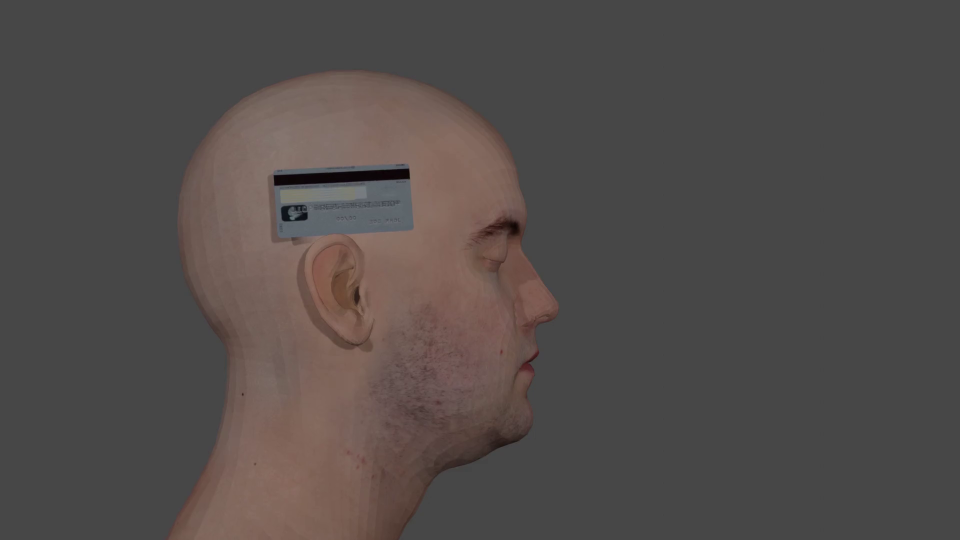
#> input picture frame 25 of src/Video_Tests/A_Tilt_Side_to_Side.mp4, 1920 x 1080 px, given in place of Self.mp4, which was not available (shown at 1/2 size)
$ python main.py
#> lines starting #> are read from the running program, lines starting #| are printed output that depends on the picture
### src/key_frame_extraction.py
import cv2
import numpy as np

# Function splits incoming mp4 and returns
def split_frames(cap_origin_path, clockwise = False):


    # Assigning video from file to variable cap
#> called with cap_origin_path = 'Video_Tests/Self.mp4', clockwise = False
    cap = cv2.VideoCapture(cap_origin_path)

    images = []

    # CAP_PROP_POS_FRAMES = 1
    pos_frame = cap.get(1)

    while True:
        # (Retval, image) | Grabs, decodes, and returns for next frame
        retrieved, frame = cap.read()
#> frame is the input picture: shape (1080, 1920, 3); mean B, G, R 74.7, 76.7, 82.5
        if retrieved:

            height, width, _ = frame.shape
#> height = 1080; width = 1920
            if height < width:
                if clockwise == True:
                    #rotates clockwise for ios
                    frame = cv2.rotate(frame, cv2.ROTATE_90_CLOCKWISE)

                else:
                # Rotates frame to portrait mode for android
                    frame = cv2.rotate(frame, cv2.ROTATE_90_COUNTERCLOCKWISE)
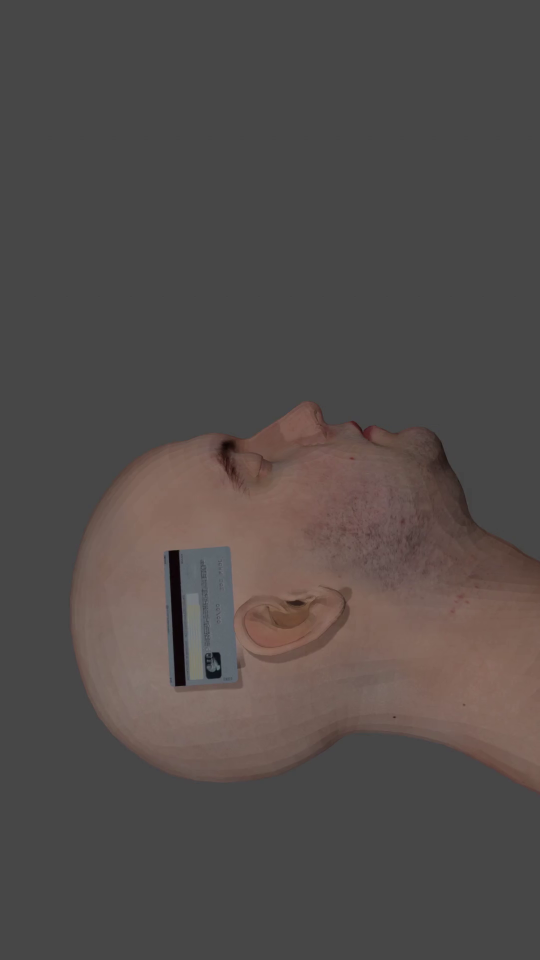
#> frame: shape (1920, 1080, 3) (shown at 1/2 size); mean B, G, R 74.7, 76.7, 82.5

            # Adds frame to list
            images.append(frame)

            # Updates frame count
            pos_frame = cap.get(1)
        else:
            cap.set(1, pos_frame)
            break

        # if frame position is the same as the expected frame count break loop
        if cap.get(1) == cap.get(cv2.CAP_PROP_FRAME_COUNT):
            break

    # Return value contains array of the individual frames
    split_frames_array = np.array(images)

    return split_frames_array

### src/main.py
import os
import sys

from src.front_quantify import front_mm_metrics_postmtrp
from src.side_quantify import side_mm_metrics_postmtrp
from src.key_frame_extraction import split_frames
from src.video_to_mm import video_to_pixel_mm
from src.narrow_wide_img_select import narrow_wide_img

# Elliptical circumference factor used historically by this project.
CIRCUMFERENCE_FACTOR = 0.834626841674


def run(path, clockwise):
    img_array = split_frames(path, clockwise)

    pixel_mm = video_to_pixel_mm(img_array)

    narrow_img, wide_img = narrow_wide_img(img_array)

    ear_to_ear_mm, head_width_mm = front_mm_metrics_postmtrp(narrow_img, pixel_mm)

    front2nape_mm, length_mm = side_mm_metrics_postmtrp(wide_img, pixel_mm)

    circumference_mm = int(((head_width_mm * 2) + (length_mm * 2)) * CIRCUMFERENCE_FACTOR)

    return circumference_mm, front2nape_mm, ear_to_ear_mm


def run_all(path, clockwise):
    """Same as ``run`` but also returns head_width_mm and length_mm."""
    img_array = split_frames(path, clockwise)
    pixel_mm = video_to_pixel_mm(img_array)
    narrow_img, wide_img = narrow_wide_img(img_array)
    ear_to_ear_mm, head_width_mm = front_mm_metrics_postmtrp(narrow_img, pixel_mm)
    front2nape_mm, length_mm = side_mm_metrics_postmtrp(wide_img, pixel_mm)
    circumference_mm = int(((head_width_mm * 2) + (length_mm * 2)) * CIRCUMFERENCE_FACTOR)
    return circumference_mm, front2nape_mm, ear_to_ear_mm, head_width_mm, length_mm


if __name__ == "__main__":
    # Demo CLI — only runs when executed as a script, not on import.
    circumference_mm, front2nape_mm, ear_to_ear_mm = run(
        "Video_Tests/Self.mp4", clockwise=False
    )
    print(circumference_mm, front2nape_mm, ear_to_ear_mm)

$ run again, starting later in the video
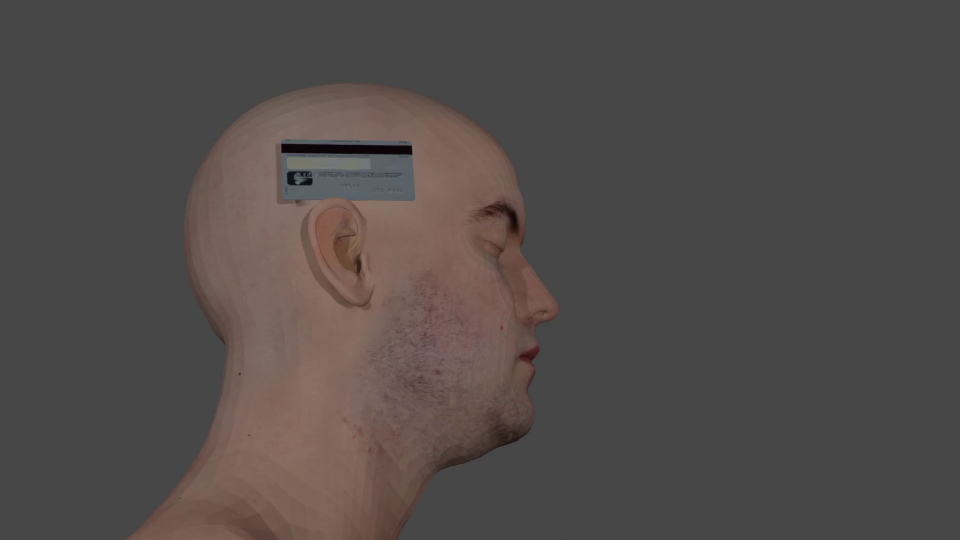
#> input picture frame 112 of src/Video_Tests/A_Tilt_Side_to_Side.mp4, 1920 x 1080 px, given in place of Self.mp4, which was not available (shown at 1/2 size)
#> in split_frames, frame is the input picture: shape (1080, 1920, 3); mean B, G, R 74.5, 76.5, 82.3
#> in split_frames, `frame = cv2.rotate(frame, cv2.ROTATE_90_COUNTERCLOCKWISE)`:
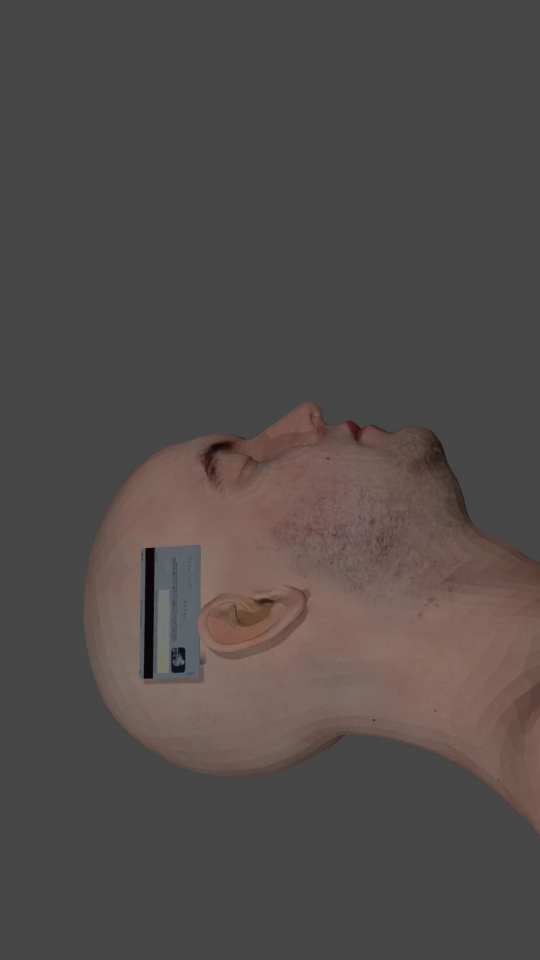
#> frame: shape (1920, 1080, 3) (shown at 1/2 size); mean B, G, R 74.5, 76.5, 82.3

$ run again, starting later in the video
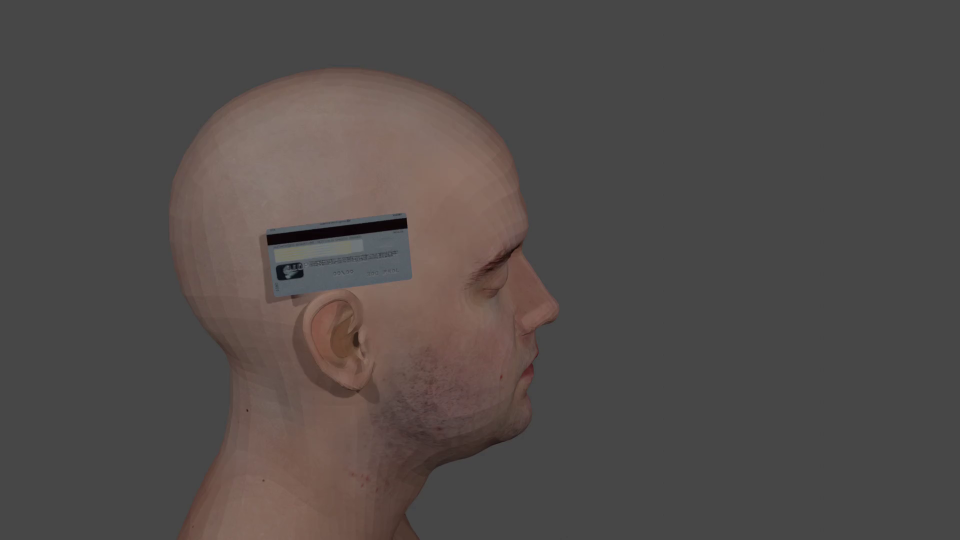
#> input picture frame 200 of src/Video_Tests/A_Tilt_Side_to_Side.mp4, 1920 x 1080 px, given in place of Self.mp4, which was not available (shown at 1/2 size)
#> in split_frames, frame is the input picture: shape (1080, 1920, 3); mean B, G, R 74.2, 76.1, 81.7
#> in split_frames, `frame = cv2.rotate(frame, cv2.ROTATE_90_COUNTERCLOCKWISE)`:
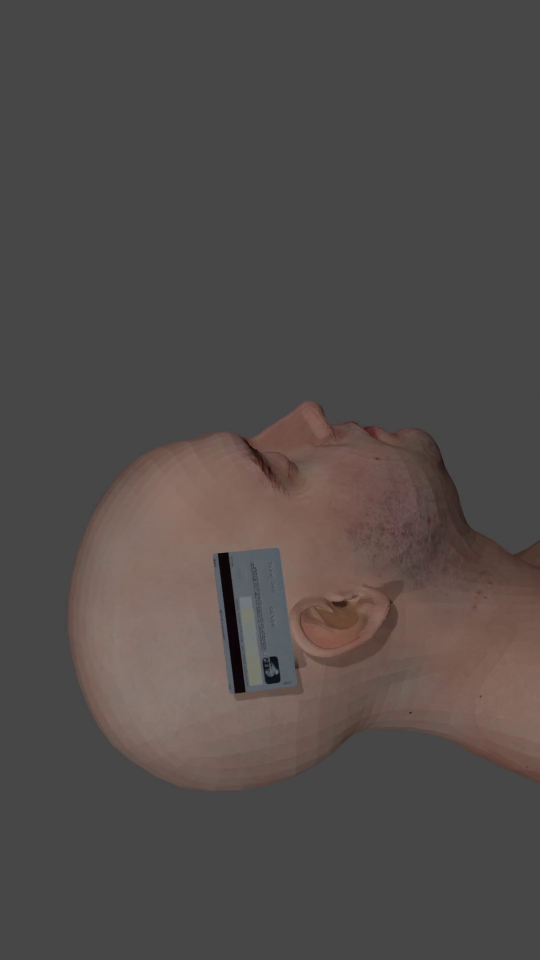
#> frame: shape (1920, 1080, 3) (shown at 1/2 size); mean B, G, R 74.2, 76.1, 81.7
